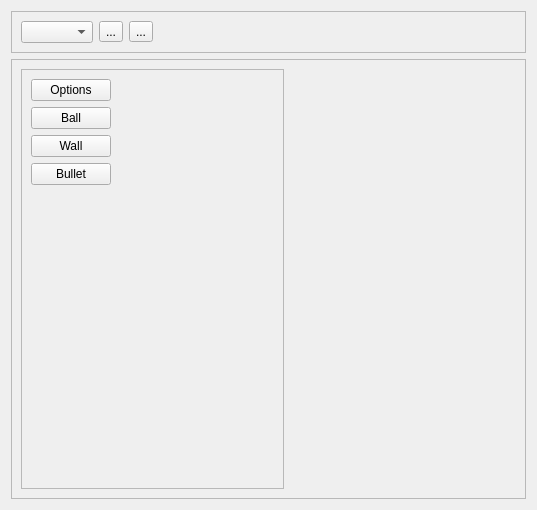
<?xml version="1.0" encoding="UTF-8"?>
<ui version="4.0">
 <class>MainBox</class>
 <widget class="QWidget" name="MainBox">
  <property name="geometry">
   <rect>
    <x>0</x>
    <y>0</y>
    <width>537</width>
    <height>510</height>
   </rect>
  </property>
  <layout class="QVBoxLayout" name="verticalLayout">
   <item>
    <widget class="QFrame" name="frame">
     <property name="sizePolicy">
      <sizepolicy hsizetype="Preferred" vsizetype="Fixed">
       <horstretch>0</horstretch>
       <verstretch>0</verstretch>
      </sizepolicy>
     </property>
     <property name="frameShape">
      <enum>QFrame::StyledPanel</enum>
     </property>
     <property name="frameShadow">
      <enum>QFrame::Raised</enum>
     </property>
     <layout class="QHBoxLayout" name="horizontalLayout_2">
      <item>
       <widget class="QComboBox" name="cb_tests"/>
      </item>
      <item>
       <widget class="QToolButton" name="btn_choice_test">
        <property name="text">
         <string>...</string>
        </property>
       </widget>
      </item>
      <item>
       <widget class="QToolButton" name="btn_clear">
        <property name="text">
         <string>...</string>
        </property>
       </widget>
      </item>
      <item>
       <spacer name="horizontalSpacer">
        <property name="orientation">
         <enum>Qt::Horizontal</enum>
        </property>
        <property name="sizeHint" stdset="0">
         <size>
          <width>40</width>
          <height>20</height>
         </size>
        </property>
       </spacer>
      </item>
     </layout>
    </widget>
   </item>
   <item>
    <widget class="QFrame" name="frame_2">
     <property name="frameShape">
      <enum>QFrame::StyledPanel</enum>
     </property>
     <property name="frameShadow">
      <enum>QFrame::Raised</enum>
     </property>
     <layout class="QHBoxLayout" name="horizontalLayout">
      <item>
       <widget class="QFrame" name="frame_creators">
        <property name="sizePolicy">
         <sizepolicy hsizetype="Fixed" vsizetype="Preferred">
          <horstretch>0</horstretch>
          <verstretch>0</verstretch>
         </sizepolicy>
        </property>
        <property name="frameShape">
         <enum>QFrame::StyledPanel</enum>
        </property>
        <property name="frameShadow">
         <enum>QFrame::Raised</enum>
        </property>
        <layout class="QHBoxLayout" name="horizontalLayout_5">
         <item>
          <layout class="QVBoxLayout" name="verticalLayout_2">
           <item>
            <widget class="QPushButton" name="btn_options">
             <property name="text">
              <string>Options</string>
             </property>
             <property name="checkable">
              <bool>true</bool>
             </property>
             <property name="autoExclusive">
              <bool>true</bool>
             </property>
            </widget>
           </item>
           <item>
            <widget class="QPushButton" name="btn_ball">
             <property name="text">
              <string>Ball</string>
             </property>
             <property name="checkable">
              <bool>true</bool>
             </property>
             <property name="autoExclusive">
              <bool>true</bool>
             </property>
            </widget>
           </item>
           <item>
            <widget class="QPushButton" name="btn_wall">
             <property name="text">
              <string>Wall</string>
             </property>
             <property name="checkable">
              <bool>true</bool>
             </property>
             <property name="autoExclusive">
              <bool>true</bool>
             </property>
            </widget>
           </item>
           <item>
            <widget class="QPushButton" name="btn_bullet">
             <property name="text">
              <string>Bullet</string>
             </property>
             <property name="checkable">
              <bool>true</bool>
             </property>
             <property name="autoExclusive">
              <bool>true</bool>
             </property>
            </widget>
           </item>
           <item>
            <spacer name="verticalSpacer_5">
             <property name="orientation">
              <enum>Qt::Vertical</enum>
             </property>
             <property name="sizeHint" stdset="0">
              <size>
               <width>20</width>
               <height>40</height>
              </size>
             </property>
            </spacer>
           </item>
          </layout>
         </item>
         <item>
          <widget class="QStackedWidget" name="stackedWidget">
           <widget class="QWidget" name="page_zero"/>
           <widget class="QWidget" name="page_wall">
            <layout class="QVBoxLayout" name="verticalLayout_11">
             <item>
              <widget class="QGroupBox" name="groupBox">
               <property name="title">
                <string>Wall</string>
               </property>
               <layout class="QVBoxLayout" name="verticalLayout_3">
                <item>
                 <layout class="QGridLayout" name="gridLayout">
                  <item row="2" column="1">
                   <widget class="QDoubleSpinBox" name="dsb_wall_w"/>
                  </item>
                  <item row="1" column="1">
                   <widget class="QDoubleSpinBox" name="dsb_wall_y"/>
                  </item>
                  <item row="3" column="0">
                   <widget class="QLabel" name="label_4">
                    <property name="sizePolicy">
                     <sizepolicy hsizetype="Fixed" vsizetype="Preferred">
                      <horstretch>0</horstretch>
                      <verstretch>0</verstretch>
                     </sizepolicy>
                    </property>
                    <property name="text">
                     <string>H:</string>
                    </property>
                   </widget>
                  </item>
                  <item row="0" column="1">
                   <widget class="QDoubleSpinBox" name="dsb_wall_x"/>
                  </item>
                  <item row="3" column="1">
                   <widget class="QDoubleSpinBox" name="dsb_wall_h"/>
                  </item>
                  <item row="0" column="0">
                   <widget class="QLabel" name="label">
                    <property name="sizePolicy">
                     <sizepolicy hsizetype="Fixed" vsizetype="Preferred">
                      <horstretch>0</horstretch>
                      <verstretch>0</verstretch>
                     </sizepolicy>
                    </property>
                    <property name="text">
                     <string>X:</string>
                    </property>
                   </widget>
                  </item>
                  <item row="2" column="0">
                   <widget class="QLabel" name="label_3">
                    <property name="sizePolicy">
                     <sizepolicy hsizetype="Fixed" vsizetype="Preferred">
                      <horstretch>0</horstretch>
                      <verstretch>0</verstretch>
                     </sizepolicy>
                    </property>
                    <property name="text">
                     <string>W:</string>
                    </property>
                   </widget>
                  </item>
                  <item row="1" column="0">
                   <widget class="QLabel" name="label_2">
                    <property name="sizePolicy">
                     <sizepolicy hsizetype="Fixed" vsizetype="Preferred">
                      <horstretch>0</horstretch>
                      <verstretch>0</verstretch>
                     </sizepolicy>
                    </property>
                    <property name="text">
                     <string>Y:</string>
                    </property>
                   </widget>
                  </item>
                  <item row="4" column="0">
                   <widget class="QLabel" name="label_8">
                    <property name="text">
                     <string>A:</string>
                    </property>
                   </widget>
                  </item>
                  <item row="4" column="1">
                   <widget class="QDoubleSpinBox" name="dsb_wall_angle"/>
                  </item>
                 </layout>
                </item>
                <item>
                 <widget class="QPushButton" name="btn_create_wall">
                  <property name="text">
                   <string>Add</string>
                  </property>
                 </widget>
                </item>
               </layout>
              </widget>
             </item>
             <item>
              <spacer name="verticalSpacer_3">
               <property name="orientation">
                <enum>Qt::Vertical</enum>
               </property>
               <property name="sizeHint" stdset="0">
                <size>
                 <width>20</width>
                 <height>66</height>
                </size>
               </property>
              </spacer>
             </item>
            </layout>
           </widget>
           <widget class="QWidget" name="page_options">
            <layout class="QVBoxLayout" name="verticalLayout_10">
             <item>
              <widget class="QGroupBox" name="groupBox_4">
               <property name="sizePolicy">
                <sizepolicy hsizetype="Fixed" vsizetype="Preferred">
                 <horstretch>0</horstretch>
                 <verstretch>0</verstretch>
                </sizepolicy>
               </property>
               <property name="title">
                <string>pt_to_pixel</string>
               </property>
               <layout class="QHBoxLayout" name="horizontalLayout_3">
                <item>
                 <widget class="QDoubleSpinBox" name="dsb_pt_to_pixel"/>
                </item>
                <item>
                 <widget class="QToolButton" name="btn_pt_to_pixel_get">
                  <property name="text">
                   <string>G</string>
                  </property>
                 </widget>
                </item>
                <item>
                 <widget class="QToolButton" name="btn_pt_to_pixel_set">
                  <property name="text">
                   <string>S</string>
                  </property>
                 </widget>
                </item>
               </layout>
              </widget>
             </item>
             <item>
              <spacer name="verticalSpacer_4">
               <property name="orientation">
                <enum>Qt::Vertical</enum>
               </property>
               <property name="sizeHint" stdset="0">
                <size>
                 <width>20</width>
                 <height>145</height>
                </size>
               </property>
              </spacer>
             </item>
            </layout>
           </widget>
           <widget class="QWidget" name="page_ball">
            <layout class="QVBoxLayout" name="verticalLayout_12">
             <item>
              <widget class="QGroupBox" name="groupBox_2">
               <property name="title">
                <string>Ball</string>
               </property>
               <layout class="QVBoxLayout" name="verticalLayout_4">
                <item>
                 <layout class="QGridLayout" name="gridLayout_2">
                  <item row="2" column="0">
                   <widget class="QLabel" name="label_7">
                    <property name="text">
                     <string>R:</string>
                    </property>
                   </widget>
                  </item>
                  <item row="1" column="0">
                   <widget class="QLabel" name="label_6">
                    <property name="text">
                     <string>Y:</string>
                    </property>
                   </widget>
                  </item>
                  <item row="0" column="0">
                   <widget class="QLabel" name="label_5">
                    <property name="text">
                     <string>X:</string>
                    </property>
                   </widget>
                  </item>
                  <item row="0" column="1">
                   <widget class="QDoubleSpinBox" name="dsb_ball_x"/>
                  </item>
                  <item row="1" column="1">
                   <widget class="QDoubleSpinBox" name="dsb_ball_y"/>
                  </item>
                  <item row="2" column="1">
                   <widget class="QDoubleSpinBox" name="dsb_ball_r"/>
                  </item>
                 </layout>
                </item>
                <item>
                 <widget class="QPushButton" name="btn_create_ball">
                  <property name="text">
                   <string>Add</string>
                  </property>
                 </widget>
                </item>
               </layout>
              </widget>
             </item>
             <item>
              <spacer name="verticalSpacer_2">
               <property name="orientation">
                <enum>Qt::Vertical</enum>
               </property>
               <property name="sizeHint" stdset="0">
                <size>
                 <width>20</width>
                 <height>126</height>
                </size>
               </property>
              </spacer>
             </item>
            </layout>
           </widget>
           <widget class="QWidget" name="page_bullet">
            <layout class="QVBoxLayout" name="verticalLayout_13">
             <item>
              <widget class="QGroupBox" name="groupBox_5">
               <property name="title">
                <string>Bullet</string>
               </property>
               <layout class="QVBoxLayout" name="verticalLayout_5">
                <item>
                 <layout class="QGridLayout" name="gridLayout_4">
                  <item row="6" column="1">
                   <widget class="QDoubleSpinBox" name="dsb_bullet_impulse_y"/>
                  </item>
                  <item row="7" column="1">
                   <widget class="QDoubleSpinBox" name="dsb_bullet_point_x"/>
                  </item>
                  <item row="2" column="1">
                   <widget class="QDoubleSpinBox" name="dsb_bullet_r"/>
                  </item>
                  <item row="2" column="0">
                   <widget class="QLabel" name="label_11">
                    <property name="text">
                     <string>R:</string>
                    </property>
                   </widget>
                  </item>
                  <item row="6" column="0">
                   <widget class="QLabel" name="label_15">
                    <property name="text">
                     <string>Imp Y:</string>
                    </property>
                   </widget>
                  </item>
                  <item row="3" column="0">
                   <widget class="QLabel" name="label_12">
                    <property name="text">
                     <string>LinVel X:</string>
                    </property>
                   </widget>
                  </item>
                  <item row="5" column="0">
                   <widget class="QLabel" name="label_14">
                    <property name="text">
                     <string>Imp X:</string>
                    </property>
                   </widget>
                  </item>
                  <item row="5" column="1">
                   <widget class="QDoubleSpinBox" name="dsb_bullet_impulse_x"/>
                  </item>
                  <item row="0" column="0">
                   <widget class="QLabel" name="label_9">
                    <property name="text">
                     <string>X:</string>
                    </property>
                   </widget>
                  </item>
                  <item row="4" column="0">
                   <widget class="QLabel" name="label_13">
                    <property name="text">
                     <string>LinVel Y:</string>
                    </property>
                   </widget>
                  </item>
                  <item row="1" column="0">
                   <widget class="QLabel" name="label_10">
                    <property name="text">
                     <string>Y:</string>
                    </property>
                   </widget>
                  </item>
                  <item row="0" column="1">
                   <widget class="QDoubleSpinBox" name="dsb_bullet_x"/>
                  </item>
                  <item row="1" column="1">
                   <widget class="QDoubleSpinBox" name="dsb_bullet_y"/>
                  </item>
                  <item row="3" column="1">
                   <widget class="QDoubleSpinBox" name="dsb_bullet_linear_velocity_x"/>
                  </item>
                  <item row="4" column="1">
                   <widget class="QDoubleSpinBox" name="dsb_bullet_linear_velocity_y"/>
                  </item>
                  <item row="8" column="1">
                   <widget class="QDoubleSpinBox" name="dsb_bullet_point_y"/>
                  </item>
                  <item row="7" column="0">
                   <widget class="QLabel" name="label_16">
                    <property name="text">
                     <string>Pomt X:</string>
                    </property>
                   </widget>
                  </item>
                  <item row="8" column="0">
                   <widget class="QLabel" name="label_17">
                    <property name="text">
                     <string>Point Y:</string>
                    </property>
                   </widget>
                  </item>
                 </layout>
                </item>
                <item>
                 <widget class="QPushButton" name="btn_create_bullet">
                  <property name="text">
                   <string>Shot</string>
                  </property>
                 </widget>
                </item>
               </layout>
              </widget>
             </item>
             <item>
              <spacer name="verticalSpacer">
               <property name="orientation">
                <enum>Qt::Vertical</enum>
               </property>
               <property name="sizeHint" stdset="0">
                <size>
                 <width>20</width>
                 <height>28</height>
                </size>
               </property>
              </spacer>
             </item>
            </layout>
           </widget>
          </widget>
         </item>
        </layout>
       </widget>
      </item>
      <item>
       <widget class="World" name="world_widget" native="true"/>
      </item>
     </layout>
    </widget>
   </item>
  </layout>
 </widget>
 <customwidgets>
  <customwidget>
   <class>World</class>
   <extends>QWidget</extends>
   <header>world.hpp</header>
   <container>1</container>
  </customwidget>
 </customwidgets>
 <tabstops>
  <tabstop>cb_tests</tabstop>
  <tabstop>btn_choice_test</tabstop>
  <tabstop>btn_clear</tabstop>
  <tabstop>btn_options</tabstop>
  <tabstop>btn_ball</tabstop>
  <tabstop>btn_wall</tabstop>
  <tabstop>btn_bullet</tabstop>
  <tabstop>btn_pt_to_pixel_get</tabstop>
  <tabstop>btn_pt_to_pixel_set</tabstop>
  <tabstop>dsb_wall_x</tabstop>
  <tabstop>dsb_wall_y</tabstop>
  <tabstop>dsb_wall_w</tabstop>
  <tabstop>dsb_wall_h</tabstop>
  <tabstop>dsb_wall_angle</tabstop>
  <tabstop>btn_create_wall</tabstop>
  <tabstop>dsb_ball_x</tabstop>
  <tabstop>dsb_ball_y</tabstop>
  <tabstop>dsb_ball_r</tabstop>
  <tabstop>btn_create_ball</tabstop>
  <tabstop>dsb_pt_to_pixel</tabstop>
  <tabstop>dsb_bullet_r</tabstop>
  <tabstop>dsb_bullet_linear_velocity_x</tabstop>
  <tabstop>dsb_bullet_x</tabstop>
  <tabstop>dsb_bullet_linear_velocity_y</tabstop>
  <tabstop>dsb_bullet_y</tabstop>
  <tabstop>dsb_bullet_impulse_x</tabstop>
  <tabstop>btn_create_bullet</tabstop>
 </tabstops>
 <resources/>
 <connections/>
</ui>
